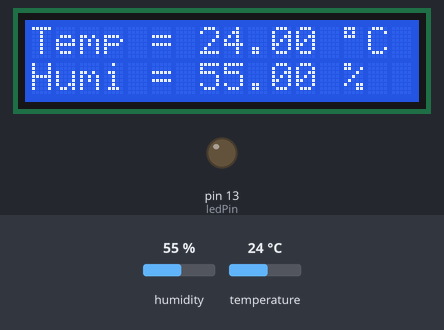
A sketch run on a simulated Arduino Uno, built with avr-gcc and run on an emulated ATmega328P. Parts: 16×2 character LCD, output pins drawn as LEDs (lit = HIGH). The test bench sets the inputs (shaded band); at power-on: humidity 55 %, temperature 24 °C.

Above: at 1.2 s.
1.3 s: humidity set to 22 %
At 3.2 s:
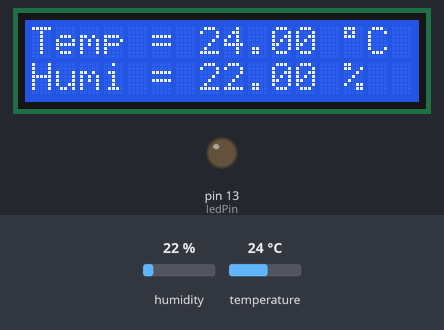
4.0 s: temperature set to 12 °C
At 4.9 s:
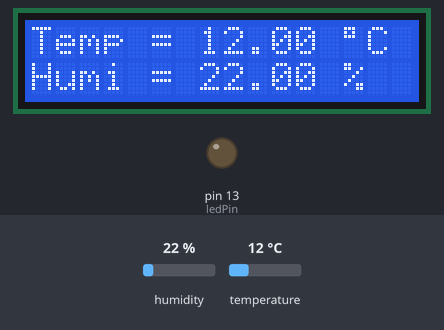
6.7 s: humidity set to 40 %
At 9.4 s:
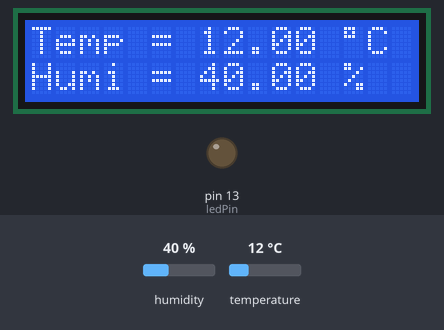
9.7 s: temperature set to 19 °C
At 11.1 s:
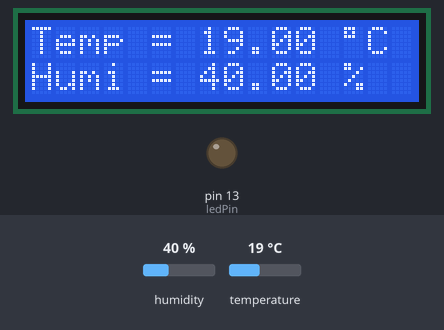
Timing chart, 0 to 12.7 s (numbered marks = the images above; inputs shaded):
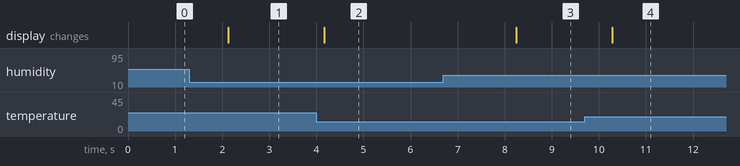

Measured:
- after the input at 1.3 s, the display: changes after 0.83 s (image 1)
- after the input at 4.0 s, the display: changes after 0.17 s (image 2)
- after the input at 6.7 s, the display: changes after 1.5 s (image 3)
- after the input at 9.7 s, the display: changes after 0.58 s (image 4)

The sketch:

LCDThermoHygrometer.ino
```cpp
#include <LiquidCrystal.h>
#include <DHT.h>
#define DHTPIN 8
#define DHTTYPE DHT11
DHT dht(DHTPIN, DHTTYPE);
LiquidCrystal lcd(12, 11, 5, 4, 3, 2);

// arduino led variable
int ledPin = 13;

// temperature sensor variables
float tmpCel;
float humid;

// time variables
int ldt = 1000;

void setup() {
  lcd.begin(16, 2); // set lcd columns abd rows
  dht.begin();
  pinMode(ledPin, OUTPUT);
  digitalWrite(ledPin, LOW);
  Serial.begin(9600);
}

void loop() {
  // read temperature and humidity
  tmpCel = dht.readTemperature();
  humid = dht.readHumidity();

  // lcd reset
  lcd.clear();

  // show temperature in celsius
  lcd.setCursor(0, 0);
  lcd.print("Temp = ");
  lcd.print(tmpCel);
  lcd.print(" ");
  lcd.write((char)0b11011111);
  lcd.print("C");

  // show humidity in %
  lcd.setCursor(0, 1);
  lcd.print("Humi = ");
  lcd.print(humid);
  lcd.print(" %");

  delay(ldt);
}
```
